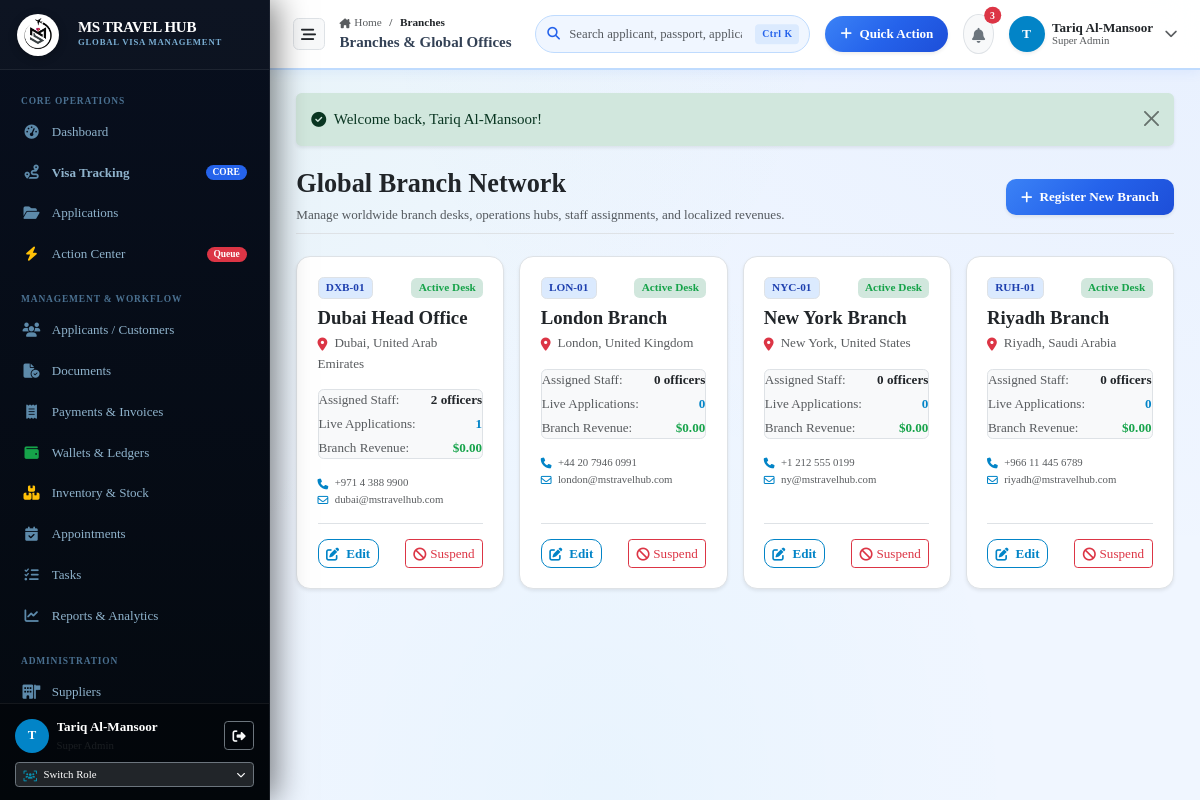
/branches (signed in), run on the app's committed database.
### tables this page shows
CREATE TABLE branches (
    id INTEGER PRIMARY KEY AUTOINCREMENT,
    name TEXT NOT NULL,
    code TEXT NOT NULL UNIQUE,
    country TEXT NOT NULL,
    city TEXT NOT NULL,
    address TEXT,
    phone TEXT,
    email TEXT,
    manager_id INTEGER,
    is_active INTEGER DEFAULT 1,
    created_at DATETIME DEFAULT CURRENT_TIMESTAMP,
    updated_at DATETIME DEFAULT CURRENT_TIMESTAMP
);

### app/Controllers/BranchController.php (called while the page is built, shortened)
<?php
class BranchController
{
    public function index(): void
    {
        $pdo = Database::getConnection();
        $branches = $pdo->query("SELECT b.*,
            COUNT(DISTINCT u.id) as staff_count,
            COUNT(DISTINCT a.id) as total_applications,
            COALESCE(SUM(p.amount), 0) as total_revenue
            FROM branches b
            LEFT JOIN users u ON u.branch_id = b.id
            LEFT JOIN applications a ON a.branch_id = b.id
            LEFT JOIN payments p ON p.application_id = a.id AND p.status = 'Completed'
            GROUP BY b.id
            ORDER BY b.is_active DESC, b.name ASC")->fetchAll();
        require_once dirname(__DIR__) . '/Views/branches/index.php';
    }
}

### app/autoload.php (called while the page is built, shortened)
<?php
function e(?string $string): string {
    return htmlspecialchars((string)($string ?? ''), ENT_QUOTES, 'UTF-8');
}
function get_flash(): ?array {
    if (isset($_SESSION['flash'])) {
        $flash = $_SESSION['flash'];
        return $flash;
    }
    return null;
}
function format_currency(float $amount, string $currency = 'USD'): string {
    return '$' . number_format($amount, 2);
}

### app/Views/branches/index.php (the view, shortened to what this page needs)
<?php
$flash = get_flash();
require_once dirname(__DIR__) . '/layouts/header.php';
require_once dirname(__DIR__) . '/layouts/sidebar.php';
require_once dirname(__DIR__) . '/layouts/topbar.php';
?>
<div class="content-body">
  <?php if ($flash): ?>
    <div class="alert alert-<?= e($flash['type'] === 'danger' ? 'danger' : ($flash['type'] === 'success' ? 'success' : 'info')) ?> alert-dismissible fade show mb-4 border-0 shadow-sm" role="alert">
      <div class="d-flex align-items-center gap-2">
        <i class="fa-solid <?= $flash['type'] === 'danger' ? 'fa-circle-exclamation' : ($flash['type'] === 'success' ? 'fa-circle-check' : 'fa-circle-info') ?>"></i>
        <span><?= e($flash['message']) ?></span>
      </div>
      <button type="button" class="btn-close" data-bs-dismiss="alert"></button>
    </div>
  <?php endif; ?>
  <div class="d-flex flex-wrap align-items-center justify-content-between gap-3 mb-4 pb-2 border-bottom">
    <div>
      <h3 class="fw-bold brand-font text-dark mb-1">Global Branch Network</h3>
      <p class="text-muted small mb-0">Manage worldwide branch desks, operations hubs, staff assignments, and localized revenues.</p>
    </div>
    <button class="btn btn-primary btn-sm px-3 shadow-sm" data-bs-toggle="modal" data-bs-target="#newBranchModal">
      <i class="fa-solid fa-plus me-1"></i> Register New Branch
    </button>
  </div>
  <div class="row g-3">
    <?php foreach ($branches as $b): ?>
      <?php $isActive = (int)$b['is_active'] === 1; ?>
      <div class="col-md-6 col-lg-3">
        <div class="card card-enterprise h-100 shadow-sm border">
          <div class="card-body p-3.5 d-flex flex-column justify-content-between">
            <div>
              <div class="d-flex align-items-center justify-content-between mb-2">
                <span class="badge bg-primary-subtle text-primary fw-bold border"><?= e($b['code']) ?></span>
                <span class="badge <?= $isActive ? 'bg-success-subtle text-success' : 'bg-danger-subtle text-danger' ?> fw-bold">
                  <?= $isActive ? 'Active Desk' : 'Suspended' ?>
                </span>
              </div>
              <h5 class="fw-bold text-dark mb-1"><?= e($b['name']) ?></h5>
              <div class="text-muted small mb-3"><i class="fa-solid fa-location-dot me-1 text-danger"></i> <?= e($b['city']) ?>, <?= e($b['country']) ?></div>
              <div class="p-2.5 bg-light rounded border mb-3 small">
                <div class="d-flex justify-content-between mb-1">
                  <span class="text-muted">Assigned Staff:</span>
                  <span class="fw-bold text-dark"><?= (int)$b['staff_count'] ?> officers</span>
                </div>
                <div class="d-flex justify-content-between mb-1">
                  <span class="text-muted">Live Applications:</span>
                  <span class="fw-bold text-primary"><?= (int)$b['total_applications'] ?></span>
                </div>
                <div class="d-flex justify-content-between">
                  <span class="text-muted">Branch Revenue:</span>
                  <span class="fw-bold text-success"><?= format_currency((float)$b['total_revenue']) ?></span>
                </div>
              </div>
              <div class="text-muted small" style="font-size: 0.72rem;">
                <div><i class="fa-solid fa-phone me-1 text-primary"></i> <?= e($b['phone'] ?: '—') ?></div>
                <div><i class="fa-regular fa-envelope me-1 text-primary"></i> <?= e($b['email'] ?: '—') ?></div>
              </div>
            </div>
            <div class="d-flex align-items-center justify-content-between pt-3 mt-3 border-top">
              <button type="button" class="btn btn-sm btn-outline-primary py-1 px-2.5 fw-semibold" data-bs-toggle="modal" data-bs-target="#editBranchModal<?= $b['id'] ?>">
                <i class="fa-solid fa-pen-to-square me-1"></i> Edit
              </button>
              <form action="/branches/toggle-status" method="POST" class="d-inline">
                <button type="submit" class="btn btn-sm <?= $isActive ? 'btn-outline-danger' : 'btn-outline-success' ?> py-1 px-2">
                  <i class="fa-solid <?= $isActive ? 'fa-ban' : 'fa-check' ?> me-1"></i><?= $isActive ? 'Suspend' : 'Activate' ?>
                </button>
              </form>
            </div>
          </div>
        </div>
      </div>
    <?php endforeach; ?>
  </div>
</div>
<?php require_once dirname(__DIR__) . '/layouts/footer.php'; ?>

### public/assets/css/base/variables.css (style rules this page uses)
:root { --mh-green: #22c55e; --mh-green-light: #4ade80; --mh-green-dark: #16a34a; --mh-green-lime: #84cc16; --mh-green-subtle: #f0fdf4; --mh-green-border: #bbf7d0; --mh-teal: #06b6d4; --mh-teal-light: #22d3ee; --mh-teal-dark: #0891b2; --mh-teal-subtle: #ecfeff; --mh-teal-border: #a5f3fc; --mh-blue: #2563eb; --mh-blue-hover: #1d4ed8; --mh-blue-dark: #1e40af; --mh-blue-deep: #1e3a8a; --mh-blue-light: #eff6ff; --mh-blue-subtle: #dbeafe; --mh-blue-border: #bfdbfe; --mh-blue-glow: rgba(37, 99, 235, 0.32); --vt-primary: var(--mh-blue); --vt-primary-hover: var(--mh-blue-hover); --vt-primary-dark: var(--mh-blue-dark); --vt-primary-light: var(--mh-blue-light); --vt-primary-subtle: var(--mh-blue-subtle); --vt-primary-border: var(--mh-blue-border); --mh-gradient-brand: linear-gradient(135deg, #22c55e 0%, #06b6d4 50%, #2563eb 100%); --mh-gradient-brand-r: linear-gradient(135deg, #2563eb 0%, #06b6d4 50%, #22c55e 100%); --mh-gradient-blue: linear-gradient(135deg, #3b82f6 0%, #2563eb 50%, #1d4ed8 100%); --mh-gradient-teal: linear-gradient(135deg, #22d3ee 0%, #06b6d4 50%, #0891b2 100%); --mh-gradient-green: linear-gradient(135deg, #4ade80 0%, #22c55e 50%, #16a34a 100%); --mh-gradient-dark: linear-gradient(180deg, #060e1c 0%, #0a1628 100%); --mh-gradient-sidebar: linear-gradient(180deg, #080f1e 0%, #04090f 100%); --mh-gradient-hero: linear-gradient(135deg, #060e1c 0%, #0d2048 50%, #1e3a8a 100%); --ms-gradient-success: linear-gradient(135deg, #22c55e 0%, #16a34a 100%); --ms-gradient-warning: linear-gradient(135deg, #f59e0b 0%, #d97706 100%); --mh-navy: #0a1628; --mh-navy-dark: #060e1c; --mh-navy-light: #0f2040; --mh-navy-muted: #1a2f50; --vt-bg: #f0f6ff; --vt-surface: #ffffff; --vt-surface-glass: rgba(255, 255, 255, 0.96); --vt-surface-muted: #f0f6ff; --vt-border: #dce8f5; --vt-border-glass: rgba(255, 255, 255, 0.6); --vt-text-main: #0f172a; --vt-text-body: #334155; --vt-text-muted: #64748b; --vt-text-light: #94a3b8; --vt-success: #22c55e; --vt-warning: #f59e0b; --vt-danger: #ef4444; --vt-info: var(--mh-teal); --vt-purple: #8b5cf6; --sidebar-width: 270px; --sidebar-collapsed-width: 76px; --topbar-height: 70px; --radius-xs: 6px; --radius-sm: 10px; --radius-md: 14px; --radius-lg: 18px; --radius-xl: 26px; --vt-shadow-xs: 0 1px 2px 0 rgba(0,0,0,0.04); --vt-shadow-sm: 0 2px 6px 0 rgba(10,22,40,0.06), 0 1px 2px -1px rgba(10,22,40,0.04); --vt-shadow-md: 0 6px 16px -2px rgba(10,22,40,0.08), 0 2px 6px -2px rgba(10,22,40,0.04); --vt-shadow-lg: 0 14px 28px -4px rgba(10,22,40,0.10), 0 4px 10px -2px rgba(10,22,40,0.04); --vt-shadow-xl: 0 24px 38px -6px rgba(10,22,40,0.13), 0 10px 16px -4px rgba(10,22,40,0.05); --vt-glow-primary: 0 8px 25px -4px var(--mh-blue-glow); --vt-glow-success: 0 8px 25px -4px rgba(34,197,94,0.35); --vt-glow-warning: 0 8px 25px -4px rgba(245,158,11,0.35); --vt-transition-fast: 0.15s cubic-bezier(0.4, 0, 0.2, 1); --vt-transition-normal: 0.25s cubic-bezier(0.4, 0, 0.2, 1); }

### public/assets/css/base/typography.css (style rules this page uses)
body.app-body, html, body { font-family: 'Times New Roman', Times, Georgia, serif !important; color: var(--vt-text-body); line-height: 1.55; -webkit-font-smoothing: antialiased; -moz-osx-font-smoothing: grayscale; }
h1, h2, h3, h4, h5, h6 { color: var(--vt-text-main); font-weight: 700; line-height: 1.25; }

### public/assets/css/base/global.css (style rules this page uses)
body.app-body, html, body { background-color: var(--vt-bg); background-image: radial-gradient(at 0% 0%, rgba(34,197,94,0.05) 0px, transparent 50%), radial-gradient(at 100% 0%, rgba(37,99,235,0.04) 0px, transparent 50%), radial-gradient(at 50% 100%, rgba(6,182,212,0.03) 0px, transparent 50%); background-attachment: fixed; margin: 0; padding: 0; overflow-x: hidden; padding-bottom: env(safe-area-inset-bottom, 0); }
.content-body { flex: 1; padding: 1.5rem 1.75rem 2.5rem; max-width: 1800px; width: 100%; margin: 0 auto; }

### public/assets/css/components/buttons.css (style rules this page uses)
.btn-primary { background: var(--mh-gradient-blue); border: none; color: #ffffff; font-weight: 600; border-radius: var(--radius-sm); padding: 0.55rem 1.25rem; box-shadow: 0 2px 10px var(--mh-blue-glow); transition: all var(--vt-transition-fast); }
.btn-outline-primary { color: var(--mh-blue); border-color: var(--mh-blue); background: transparent; font-weight: 600; border-radius: var(--radius-sm); transition: all var(--vt-transition-fast); }

### public/assets/css/components/alerts.css (style rules this page uses)
.badge.bg-primary-subtle { background-color: var(--mh-blue-subtle) !important; color: var(--mh-blue-dark) !important; }

### public/assets/css/utilities/helpers.css (style rules this page uses)
.text-primary { color: var(--mh-blue) !important; }
.text-success { color: var(--mh-green-dark) !important; }

### data on the page
branches: code "DXB-01", is_active "Active Desk", name "Dubai Head Office", city "Dubai", country "United Arab Emirates", staff_count "2", total_applications "1", total_revenue "$0.00", phone "+971 4 388 9900", email "dubai@mstravelhub.com"
branches: code "LON-01", is_active "Active Desk", name "London Branch", city "London", country "United Kingdom", staff_count "0", total_applications "0", total_revenue "$0.00", phone "+44 20 7946 0991", email "london@mstravelhub.com"
branches: code "NYC-01", is_active "Active Desk", name "New York Branch", city "New York", country "United States", staff_count "0", total_applications "0", total_revenue "$0.00", phone "+1 212 555 0199", email "ny@mstravelhub.com"
branches: code "RUH-01", is_active "Active Desk", name "Riyadh Branch", city "Riyadh", country "Saudi Arabia", staff_count "0", total_applications "0", total_revenue "$0.00", phone "+966 11 445 6789", email "riyadh@mstravelhub.com"

### other printed values
substr($currentUser['name'] ?? 'U', 0, 1) "T"
$currentUser['name'] "Tariq Al-Mansoor"
$roleName "Super Admin"
$segLabel "Branches"
$cleanTitle "Branches & Global Offices"
$unreadNotifs "3"
$currentUser['role_name'] "Super Admin"
$flash['message'] "Welcome back, Tariq Al-Mansoor!"
